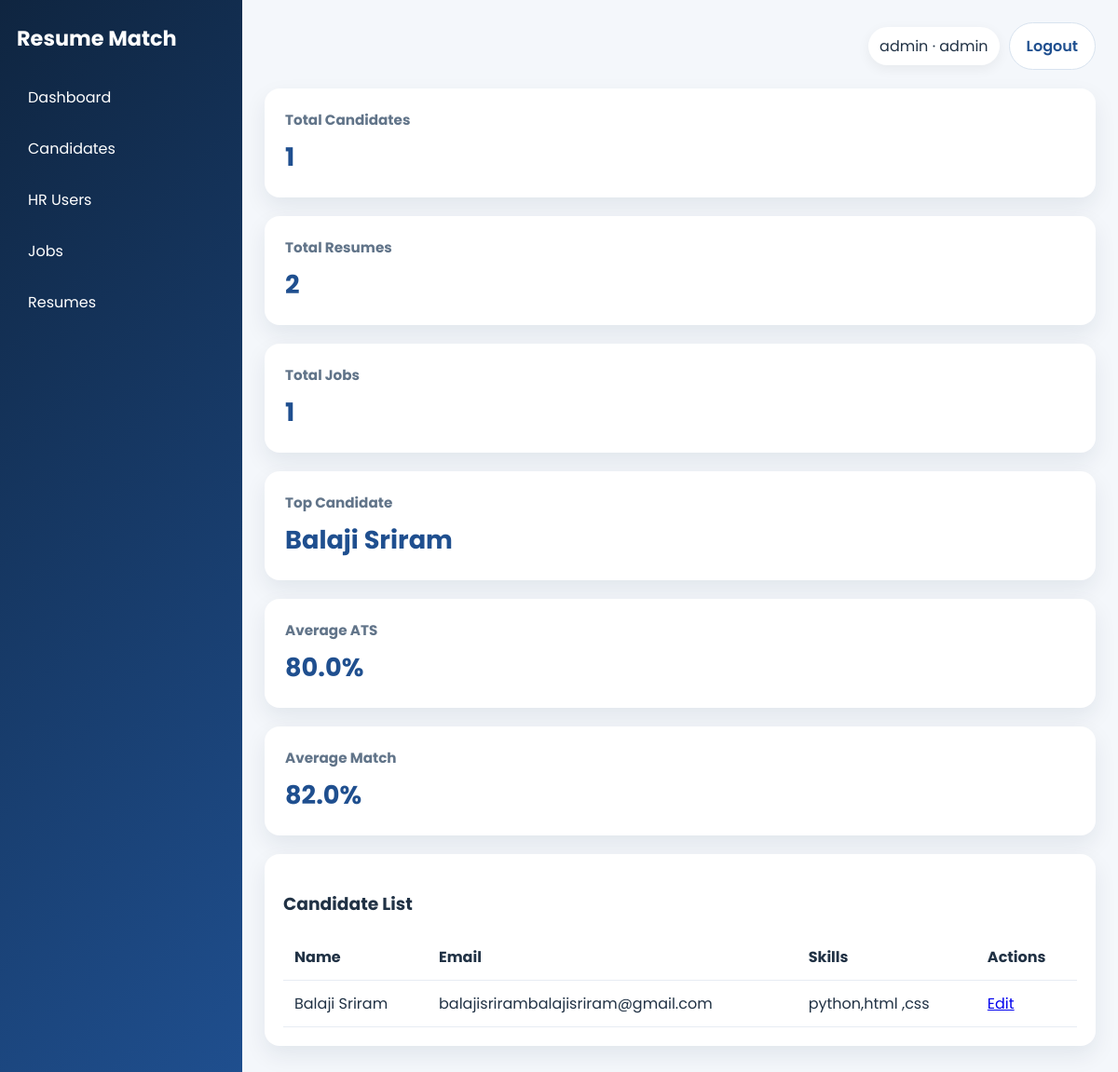
The page /admin/dashboard (signed in) on the database its author committed.
### tables this page shows
CREATE TABLE users (
            id INTEGER PRIMARY KEY AUTOINCREMENT,
            username TEXT UNIQUE NOT NULL,
            email TEXT UNIQUE NOT NULL,
            password_hash TEXT NOT NULL,
            role TEXT NOT NULL CHECK(role IN ('admin','hr','candidate')),
            created_at TEXT NOT NULL
        );

CREATE TABLE candidates (
            id INTEGER PRIMARY KEY AUTOINCREMENT,
            user_id INTEGER NOT NULL UNIQUE,
            full_name TEXT NOT NULL,
            email TEXT NOT NULL,
            phone TEXT NOT NULL,
            skills TEXT NOT NULL,
            education TEXT NOT NULL,
            experience TEXT NOT NULL,
            created_at TEXT NOT NULL,
            updated_at TEXT NOT NULL,
            FOREIGN KEY (user_id) REFERENCES users(id) ON DELETE CASCADE
        );

### app.py (the view)
@app.route("/admin/dashboard")
@require_login("admin")
def admin_dashboard() -> str:
    candidates = list_candidates()
    jobs = list_job_descriptions()
    resumes = list_resumes()
    metrics = calculate_dashboard_metrics(candidates, jobs, resumes)
    return render_template("admin_dashboard.html", candidates=candidates, jobs=jobs, resumes=resumes, metrics=metrics)

### app.py (called while the page is built)
@app.context_processor
def inject_globals() -> dict[str, Any]:
    user = None
    if "user_id" in session:
        user = get_user_by_id(session["user_id"])
    return {"current_user": user, "csrf_token": session.get("csrf_token")}

def require_login(role: str | None = None) -> Any:
    def decorator(func):
        @wraps(func)
        def wrapper(*args, **kwargs):
            if "user_id" not in session:
                flash("Please log in first.", "warning")
                return redirect(url_for("login"))
            user = get_user_by_id(session["user_id"])
            if role and user["role"] != role:
                flash("You do not have access to this page.", "danger")
                return redirect(url_for("home"))
            return func(*args, **kwargs)
        return wrapper
    return decorator

@app.before_request
def ensure_csrf_token() -> None:
    if "csrf_token" not in session:
        session["csrf_token"] = secrets.token_hex(16)

### utils/ats.py (called while the page is built)
def calculate_dashboard_metrics(candidates: list[dict[str, Any]], jobs: list[dict[str, Any]], resumes: list[dict[str, Any]]) -> dict[str, Any]:
    total_candidates = len(candidates)
    total_resumes = len(resumes)
    total_jobs = len(jobs)
    top_candidate = "N/A"
    if candidates:
        top_candidate = candidates[0].get("full_name", "N/A")
    avg_ats = 0.0
    avg_match = 0.0
    if resumes:
        avg_ats = round(sum(80 for _ in resumes) / max(1, len(resumes)), 1)
        avg_match = round(sum(82 for _ in resumes) / max(1, len(resumes)), 1)
    return {
        "total_candidates": total_candidates,
        "total_resumes": total_resumes,
        "total_jobs": total_jobs,
        "top_candidate": top_candidate,
        "average_ats_score": avg_ats,
        "average_match_score": avg_match,
    }

### utils/database.py (called while the page is built)
def get_connection() -> sqlite3.Connection:
    conn = sqlite3.connect(DB_PATH)
    conn.row_factory = sqlite3.Row
    conn.execute("PRAGMA foreign_keys = ON")
    return conn

def get_user_by_id(user_id: int) -> Optional[Dict[str, Any]]:
    conn = get_connection()
    user = conn.execute("SELECT * FROM users WHERE id = ?", (user_id,)).fetchone()
    conn.close()
    return dict(user) if user else None

def list_candidates() -> list[Dict[str, Any]]:
    conn = get_connection()
    rows = conn.execute("SELECT * FROM candidates ORDER BY created_at DESC").fetchall()
    conn.close()
    return [dict(row) for row in rows]

### templates/admin_dashboard.html
{% extends 'base.html' %}
{% block content %}
<section class="cards-grid">
    <div class="card stat-card"><h3>Total Candidates</h3><p>{{ metrics.total_candidates }}</p></div>
    <div class="card stat-card"><h3>Total Resumes</h3><p>{{ metrics.total_resumes }}</p></div>
    <div class="card stat-card"><h3>Total Jobs</h3><p>{{ metrics.total_jobs }}</p></div>
    <div class="card stat-card"><h3>Top Candidate</h3><p>{{ metrics.top_candidate }}</p></div>
    <div class="card stat-card"><h3>Average ATS</h3><p>{{ metrics.average_ats_score }}%</p></div>
    <div class="card stat-card"><h3>Average Match</h3><p>{{ metrics.average_match_score }}%</p></div>
</section>
<section class="card">
    <h3>Candidate List</h3>
    <table>
        <thead><tr><th>Name</th><th>Email</th><th>Skills</th><th>Actions</th></tr></thead>
        <tbody>
            {% for candidate in candidates %}
            <tr>
                <td>{{ candidate.full_name }}</td>
                <td>{{ candidate.email }}</td>
                <td>{{ candidate.skills }}</td>
                <td><a href="{{ url_for('edit_candidate', candidate_id=candidate.id) }}">Edit</a></td>
            </tr>
            {% endfor %}
        </tbody>
    </table>
</section>
{% endblock %}

### templates/base.html (shortened to what this page needs)
<!DOCTYPE html>
<html lang="en">
<head>
    <link rel="stylesheet" href="{{ url_for('static', filename='css/style.css') }}">
</head>
<body class="{% if request.endpoint == 'home' %}landing-body{% else %}app-body{% endif %}">
    {% if request.endpoint == 'home' %}
        <div class="landing-page">
            <header class="sticky-nav">
                <a class="brand-mark" href="{{ url_for('home') }}"><span>Resume</span>Match</a>
                <button class="menu-toggle" aria-label="Toggle navigation">☰</button>
                <nav class="nav-links">
                    <a href="#platform">Platform</a>
                    <a href="#workflow">How It Works</a>
                    <a href="{{ url_for('jobs') }}">Jobs</a>
                    <a href="#contact">Contact</a>
                    <a class="nav-cta" href="{{ url_for('register') }}">Join Now</a>
                </nav>
            </header>
            {% with messages = get_flashed_messages(with_categories=true) %}
                {% if messages %}
                    <div class="flash-stack landing-flash">
                        {% for category, message in messages %}
                            <div class="flash flash-{{ category }}">{{ message }}</div>
                        {% endfor %}
                    </div>
                {% endif %}
            {% endwith %}
            <div class="content-wrapper">
    {% else %}
        <div class="page-shell">
            <aside class="sidebar">
                <div class="brand">Resume Match</div>
                <nav>
                    {% if current_user and current_user.role == 'admin' %}
                        <a href="{{ url_for('admin_dashboard') }}">Dashboard</a>
                        <a href="{{ url_for('admin_candidates') }}">Candidates</a>
                        <a href="{{ url_for('admin_hr_users') }}">HR Users</a>
                        <a href="{{ url_for('admin_job_descriptions') }}">Jobs</a>
                        <a href="{{ url_for('admin_resumes') }}">Resumes</a>
                    {% elif current_user and current_user.role == 'hr' %}
                        <a href="{{ url_for('hr_dashboard') }}">Dashboard</a>
                        <a href="{{ url_for('upload_job') }}">Create Job</a>
                        <a href="{{ url_for('ranking') }}">Ranking</a>
                        <a href="{{ url_for('analytics') }}">Analytics</a>
                        <a href="{{ url_for('reports') }}">Reports</a>
                    {% elif current_user and current_user.role == 'candidate' %}
                        <a href="{{ url_for('candidate_dashboard') }}">Dashboard</a>
                        <a href="{{ url_for('upload_resume') }}">Upload Resume</a>
                        <a href="{{ url_for('jobs') }}">Jobs</a>
                        <a href="{{ url_for('profile') }}">Profile</a>
                        <a href="{{ url_for('application_status') }}">Status</a>
                    {% else %}
                        <a href="{{ url_for('home') }}">Home</a>
                        <a href="{{ url_for('about') }}">About</a>
                        <a href="{{ url_for('contact') }}">Contact</a>
                    {% endif %}
                </nav>
            </aside>
            <main class="main-content">
                <header class="topbar">
                    <div class="topbar-actions">
                        {% if current_user %}
                            <span class="user-pill">{{ current_user.username }} · {{ current_user.role }}</span>
                            <a class="btn btn-outline" href="{{ url_for('logout') }}">Logout</a>
                        {% else %}
                            <a class="btn btn-outline" href="{{ url_for('login') }}">Login</a>
                            <a class="btn btn-primary" href="{{ url_for('register') }}">Register</a>
                        {% endif %}
                    </div>
                </header>
                <div class="content-wrapper">
    {% endif %}
    {% block content %}{% endblock %}
    {% if request.endpoint == 'home' %}
            </div>
            <footer class="landing-footer" id="contact">
                <p>© 2026 ResumeMatch. Trusted by modern HR teams.</p>
            </footer>
        </div>
    {% else %}
                </div>
            </main>
        </div>
    {% endif %}
</body>
</html>

### static/css/style.css (style rules this page uses)
:root { --bg: #f4f7fb; --card: #ffffff; --text: #213245; --muted: #617489; --primary: #1f4f8f; --accent: #2e6fdb; --danger: #d64545; --success: #2ca25f; --shadow: 0 20px 45px rgba(15, 37, 64, 0.12); }
* { box-sizing: border-box; }
html { scroll-behavior: smooth; }
body { margin: 0; font-family: 'Poppins', Arial, sans-serif; background: var(--bg); color: var(--text); }
.page-shell { display: flex; min-height: 100vh; }
.sidebar { width: 260px; background: linear-gradient(135deg, #0f2540, #1f4f8f); color: white; padding: 24px 18px; }
.brand { font-size: 1.4rem; font-weight: 700; margin-bottom: 24px; }
.sidebar nav { display: flex; flex-direction: column; gap: 10px; }
.sidebar a { color: white; text-decoration: none; padding: 10px 12px; border-radius: 8px; }
.main-content { flex: 1; padding: 24px; }
.topbar { display: flex; justify-content: space-between; align-items: center; margin-bottom: 20px; }
.topbar-actions { display: flex; gap: 10px; align-items: center; }
.user-pill { background: white; padding: 8px 12px; border-radius: 999px; box-shadow: 0 4px 14px rgba(0,0,0,0.06); }
.card { background: var(--card); border-radius: 16px; padding: 20px; box-shadow: 0 10px 24px rgba(15,37,64,0.08); margin-bottom: 20px; }
.btn { border: none; cursor: pointer; text-decoration: none; display: inline-flex; align-items: center; justify-content: center; padding: 12px 18px; font-weight: 600; border-radius: 999px; transition: transform 0.2s ease, box-shadow 0.2s ease; }
.btn-outline { background: white; color: var(--primary); border: 1px solid #d8e3ef; }
.stat-card { padding: 22px; }
.stat-card h3 { margin: 0 0 8px; font-size: 0.95rem; color: var(--muted); }
.stat-card p { margin: 0; font-size: 1.7rem; color: var(--primary); font-weight: 700; }
table { width: 100%; border-collapse: collapse; }
th, td { padding: 12px; border-bottom: 1px solid #e7ecf3; text-align: left; }

### rows shown on the page
users: username "admin", role "admin"
candidates: top_candidate "Balaji Sriram", full_name "Balaji Sriram", email "balajisrirambalajisriram@gmail.com", skills "python,html ,css"

### other values the page prints
{{ metrics.total_candidates }} "1"
{{ metrics.total_resumes }} "2"
{{ metrics.total_jobs }} "1"
{{ metrics.average_ats_score }} "80.0"
{{ metrics.average_match_score }} "82.0"
